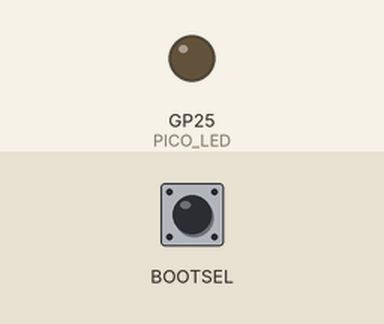
Simulated run of this sketch. Board: Raspberry Pi Pico. On the bench: output pins drawn as LEDs (lit = HIGH). Inputs (shaded band) come from the test bench; at power-on: BOOTSEL HIGH.

Above: at 1.2 s.
1.3 s: BOOTSEL pulled LOW for 0.15 s
At 1.37 s:
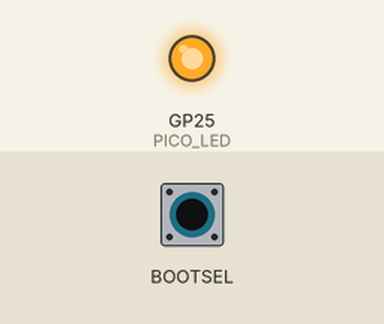
2.9 s: BOOTSEL pulled LOW for 3.2 s
At 7.4 s:
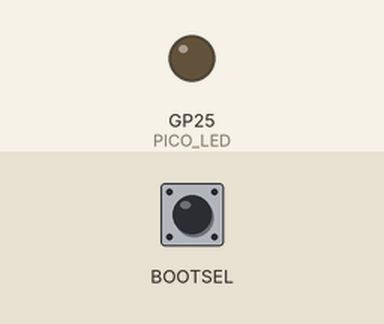
Timing chart, 0 to 8.9 s (numbered marks = the images above; inputs shaded):
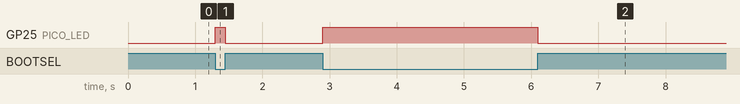

The sketch:

tutorial1_2_pico_button_led.ino
```cpp
const int PICO_LED = 25; //GP25

void setup() {
  //内蔵LEDのピンを出力モードに設定
  pinMode(PICO_LED, OUTPUT);

  //※GPIOであれば，ここにボタンを入力と
  //して使うための設定（pinMode）が必要
}

void loop() {
  if (BOOTSEL) { //押されている場合
    // LEDを点灯
    digitalWrite(PICO_LED, HIGH);
  }
  else { //押されていない場合
    // LEDを消灯
    digitalWrite(PICO_LED, LOW);
  }
}
```

Measured:
- after the input at 1.3 s, GP25 (PICO_LED): LOW → HIGH at once, → LOW 0.15 s later
- after the input at 2.9 s, GP25 (PICO_LED): LOW → HIGH at once, → LOW 3.2 s later
